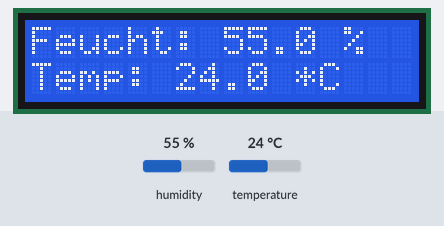
Bench run of a sketch on a simulated Arduino Uno, built with avr-gcc and run on an emulated ATmega328P. On the bench: 16×2 character LCD. Inputs (shaded band) come from the test bench; at power-on: humidity 55 %, temperature 24 °C. What the sketch prints to the serial monitor is not drawn.

Above: at 2.2 s.
2.3 s: humidity set to 22 %
At 4.6 s:
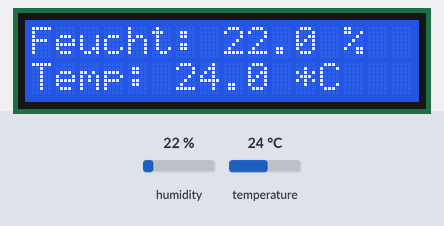
5.1 s: temperature set to 12 °C
At 5.7 s:
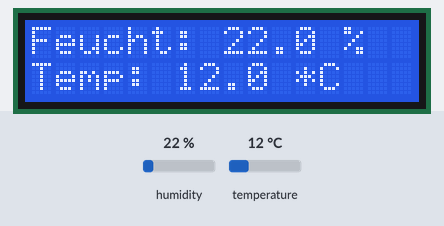
7.9 s: humidity set to 40 %
At 10.4 s:
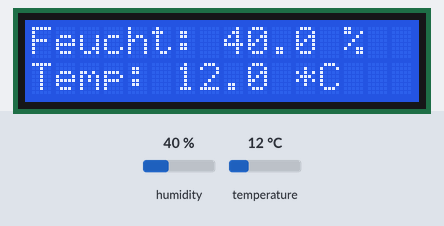
10.8 s: temperature set to 19 °C
At 12.7 s:
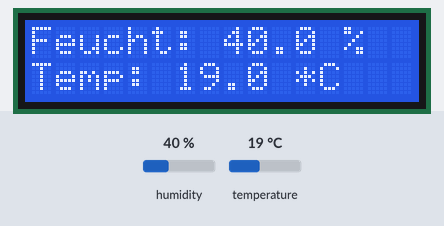
Timing chart, 0 to 14.2 s (numbered marks = the images above; inputs shaded):
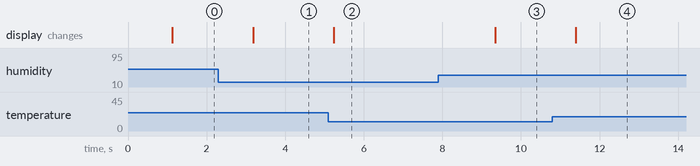

Measured:
- after the input at 2.3 s, the display: changes after 0.88 s (image 1)
- after the input at 5.1 s, the display: changes after 0.14 s (image 2)
- after the input at 7.9 s, the display: changes after 1.4 s (image 3)
- after the input at 10.8 s, the display: changes after 0.60 s (image 4)

The sketch:

temperatur_feuchtigkeit.ino
```cpp
#include <DHT.h>
#include <Wire.h>
#include <LiquidCrystal_I2C.h>


#define DHTPIN 4
#define DHTTYPE DHT11

// DHT Objekt
DHT dht(DHTPIN, DHTTYPE);

// LCD Adresse (normalerweise 0x27 oder 0x3F)
LiquidCrystal_I2C lcd(0x27, 16, 2);  // 16 Zeichen pro Zeile, 2 Zeilen

void setup() {
  Serial.begin(115200);

  // Initialisiere das LCD
  lcd.init();
  lcd.backlight();
  lcd.clear();
  lcd.print("Starte...");
  dht.begin();
  delay(1000);
}

void loop() {
  ShowHumiture();   // Werte auslesen und anzeigen
  delay(2000); // Warte 2 Sekunden vor der nächsten Messung
}


void ShowHumiture() {
    // Das Auslesen von Temperatur oder Luftfeuchtigkeit dauert etwa 250 Millisekunden
    float h = dht.readHumidity();
    float t = dht.readTemperature();

    // Gib die Feuchtigkeit auf dem seriellen Monitor aus
    Serial.print("Feuchtigkeit: ");
    Serial.print(h, 1);
    Serial.println(" %");

    // Gib die Temperatur auf dem seriellen Monitor aus
    Serial.print("Temperatur: ");
    Serial.print(t, 1);
    Serial.println(" °C");

    // Zeige die Feuchtigkeit auf dem LCD an
    lcd.clear();
    lcd.setCursor(0, 0);
    lcd.print("Feucht: ");
    lcd.print(h, 1);
    lcd.print(" %");

    // Zeige die Temperatur auf dem LCD an
    lcd.setCursor(0, 1);
    lcd.print("Temp: ");
    lcd.print(t, 1);
    lcd.print(" *C");
}
```
